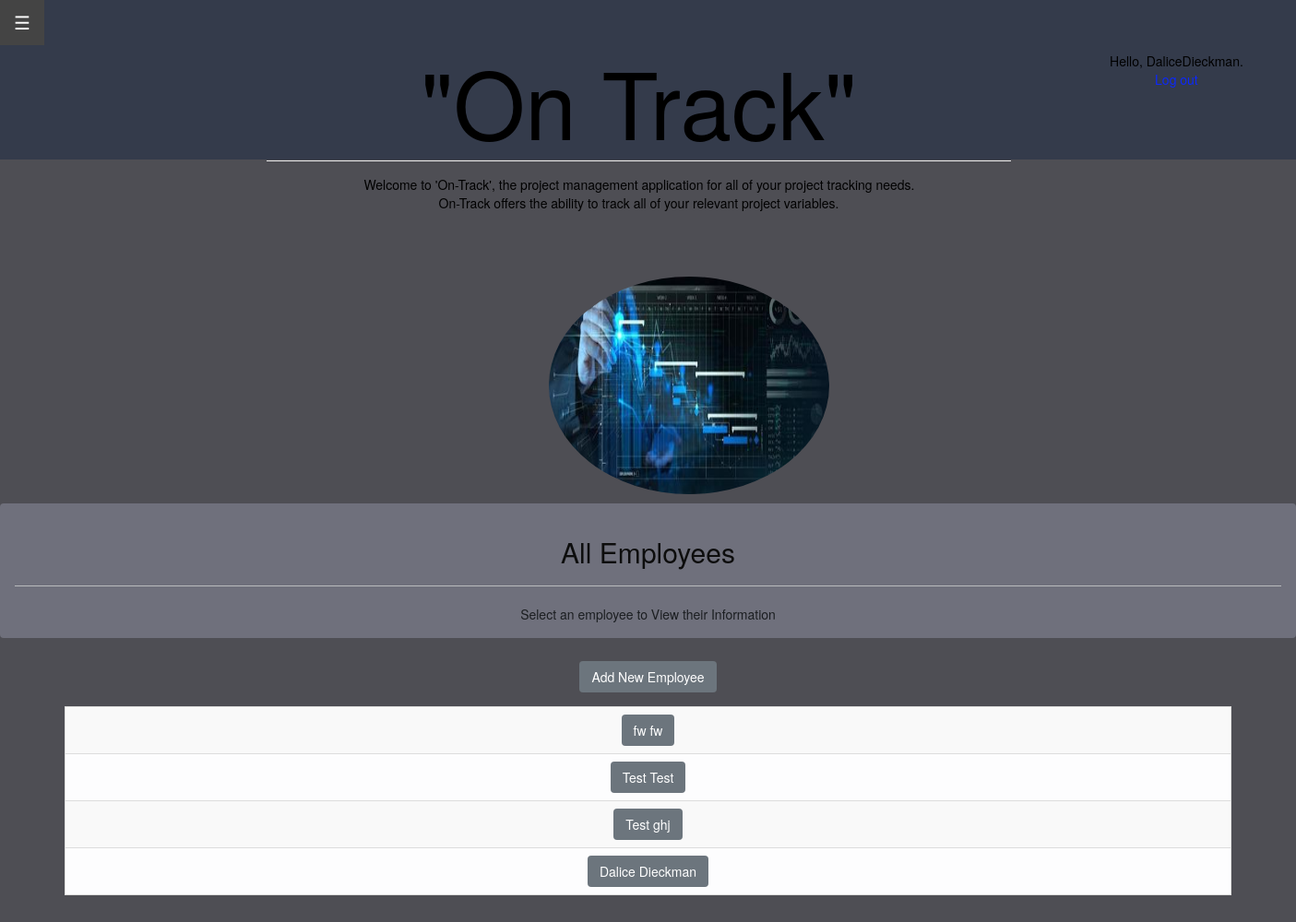
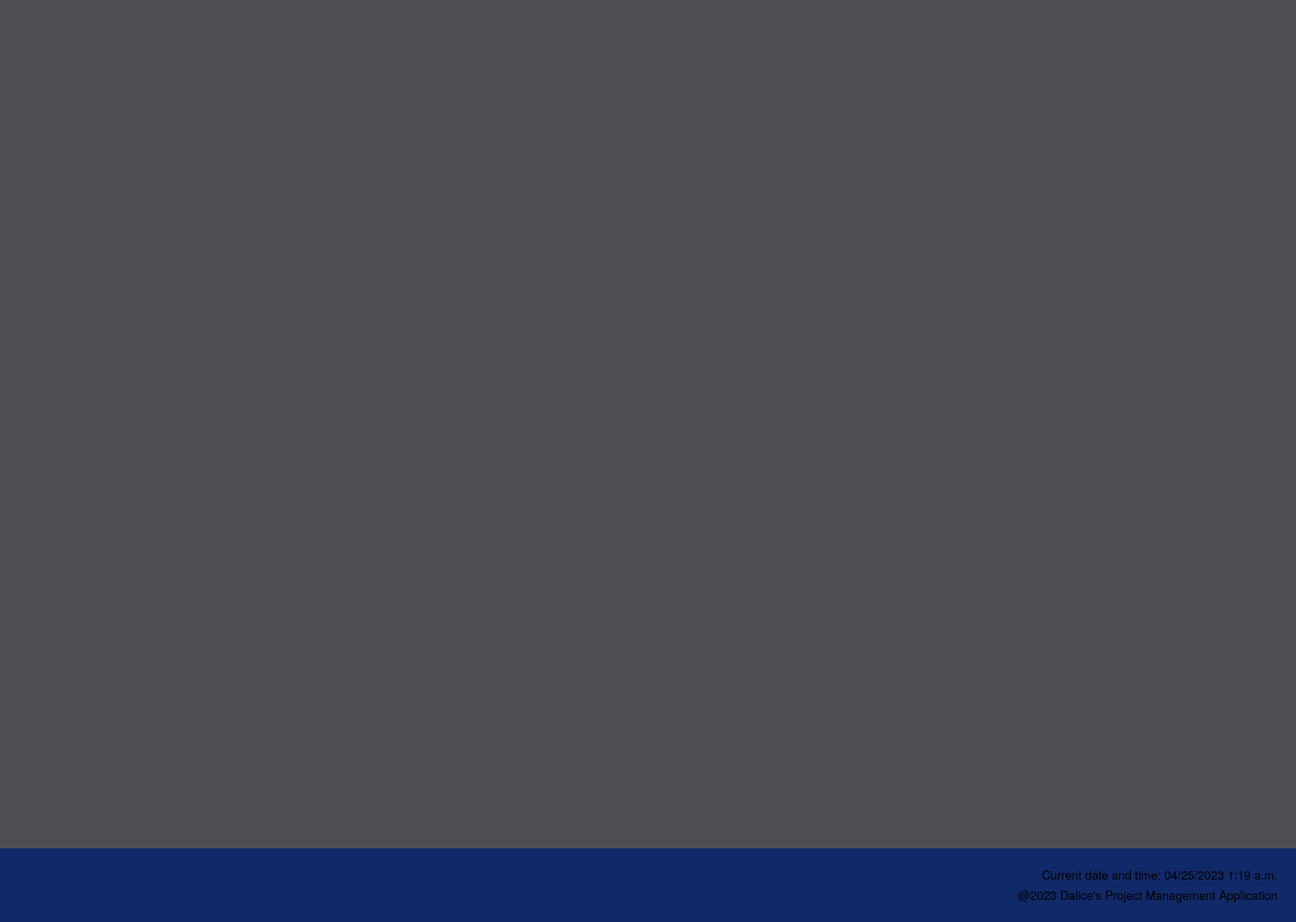
Screenshot of /employees/ (signed in) with the database file from the repository (2 pictures, top to bottom).
### project_app/models.py (models this page shows)
class Employee(models.Model):
    emp_Fname = models.CharField(max_length=100, null=True)
    id = models.AutoField(primary_key=True)
    emp_Lname = models.CharField(max_length=100, null=True)
    emp_address = models.CharField(max_length=100, null=True)
    emp_phone = models.IntegerField(null = True)
    task_ID = models.ForeignKey(Task, on_delete=models.CASCADE, null = True)
    def __str__(self):
        return self.emp_Fname + ' ' + self.emp_Lname

### project_app/views.py (the view)
# urls.py: path('employees/', views.employees, name='employees'),
@login_required
def employees(request):
    employee_list = Employee.objects.order_by('-emp_Fname')
    context = {'employees': employee_list}
    return render(request, 'project_app/employees.html', context)

### project_app/templates/project_app/employees.html
{% extends "project_app/base.html" %}
{% block content %}
<body style="background-color:#464454">
    <div class="alert alert-dark" role="alert" style="background-color: rgb(111, 112, 124);">
      <h2 class="alert-heading" style="color:rgb(13, 13, 13)"><center>All Employees</center></h2>
      <hr>
      <p class="mb-0"><center>Select an employee to View their Information</center></p>
    </div>
    <div style="padding:5px">
    <a href="{% url 'project_app:new_employee' %}" class="btn btn-secondary" role="button" aria-pressed="true">Add New Employee</a>
    </div>
    <div style="padding:5px">
    </div>
    <center>
    <table style="width: 90%" class="table table-striped table-light table-bordered table-hover">
      {% for employee in employees %}
        <tr>
            <td style="text-align: center">
                <a href="{% url 'project_app:employee' employee.id %}" class="btn btn-secondary" role="button" aria-pressed="true">{{ employee }}</a>
            </td>
            </tr>
        {% empty %}
            <li>No employees have been added yet.</li>
        {% endfor %}
    </table>
    </center>
<br>
</body>
{% endblock content %}

### project_app/templates/project_app/base.html (shortened to what this page needs)
<!DOCTYPE html>
{% load static %}
<html>
    <head>
        <div class="header">
        </div>
        <div class="second-header">
        </div>
        <link rel="stylesheet" href="https://stackpath.bootstrapcdn.com/bootstrap/4.3.1/css/bootstrap.min.css">
        <link rel="stylesheet" href="https://maxcdn.bootstrapcdn.com/bootstrap/3.4.1/css/bootstrap.min.css">
    </head>
    <head>
        <link rel="stylesheet" href="https://maxcdn.bootstrapcdn.com/bootstrap/3.4.1/css/bootstrap.min.css">
    </head>
        <body style="color: black;"></body><br><br>
    <div id="main">
        <button class="openbtn" onclick="openNav()">&#9776; </button>
    </div>
    <body>
        <div style = "text-align: center;">
    <div id="content" name="content" class="main">
        <div class="row justify-content-center">
            <div class="col-8">
                <h1 class = "mt-2" style="font-size: 100px;">"On Track"</h1>
                <hr class = "mt-0 mb-4">
                <p class = "indent"> Welcome to 'On-Track', the project management application for all of your project tracking needs.<br>
                    On-Track offers the ability to track all of your relevant project variables.
                <br>
                <div style="position: absolute; top: 0; right: -250px;" class="btn btn-outline-dark btn-rounded" data-mdb-ripple-color="dark">
                    {% if user.is_authenticated %}
                    <div style="color: #000000;">Hello, {{ user.username }}.</div>
                        <a style="color: #0d29f8;"  href="{% url 'users:logout' %}">Log out</a>
                    {% else %}
                        <a style="color: #0d29f8;" href="{% url 'users:register' %}">Register</a> -
                        <a style="color: #0d29f8;" href="{% url 'users:login' %}">Log in</a>
                    {% endif %}
                </div>
                <br><br><br>
                <div class = "container">
                    <div class = "image-container">
                        {% load static %} <img src = "{% static 'project_app/media/Home_page.jpg'  %}"  class = "img-circle" alt = "AWS Logo" width = "304" height = "236">
                    </div>
                </div>
                </p>
            </div>
        <div id = "content" name = "content" class="main">
        </div>
        </div>
    </div>
    </body>
        <body>
        </body>
        <footer>
            <p class = "p">Current date and time: {% now "SHORT_DATETIME_FORMAT" %} </p>
            <p class = "p">@2023 Dalice's Project Management Application</p>
        </footer>
        </html>
    {% block content %}
  {% endblock content %}

### project_app/templates/project_app/base.html (style rules this page uses)
.header { position: absolute; top: 0; left: 0; width: 100%; height: 2000px; background-color: #4e4e54; color: #fff; text-align: center; padding: 20px; box-sizing: border-box; z-index: -5; }
.second-header { position: absolute; z-index: -3; top: 0; left: 0; background-color:#333a4bea; color: #333; padding: 10px; height: 173px; width: 100%; }
.openbtn { font-size: 20px; cursor: pointer; background-color: #111; color: white; padding: 10px 15px; border: none; }
.main { margin-left:160px; padding: 0px 10px; }
h1 { font-family: 'Times New Roman', Times, serif; font-size: 50px; font-weight: bolder; color: #040404; }
.image-container { float: right; margin: 0 0 0 -225px; }
.container { display: flex; flex-direction: column; }
.indent { text-indent: 1px; }
footer { position: fixed; bottom: 0; width: 100%; height: 80px; background-color: #0c276aea; color: #000000; text-align: right; padding: 20px; position: fixed; left: 0; font-size: small; }
.p { margin-bottom: 0.3em; }

### rows the page displays
Employee: emp_Fname+emp_Lname "fw fw"
Employee: emp_Fname+emp_Lname "Test Test"
Employee: emp_Fname+emp_Lname "Test ghj"
Employee: emp_Fname+emp_Lname "Dalice Dieckman"

### other values shown
{{ user.username }} "DaliceDieckman"
